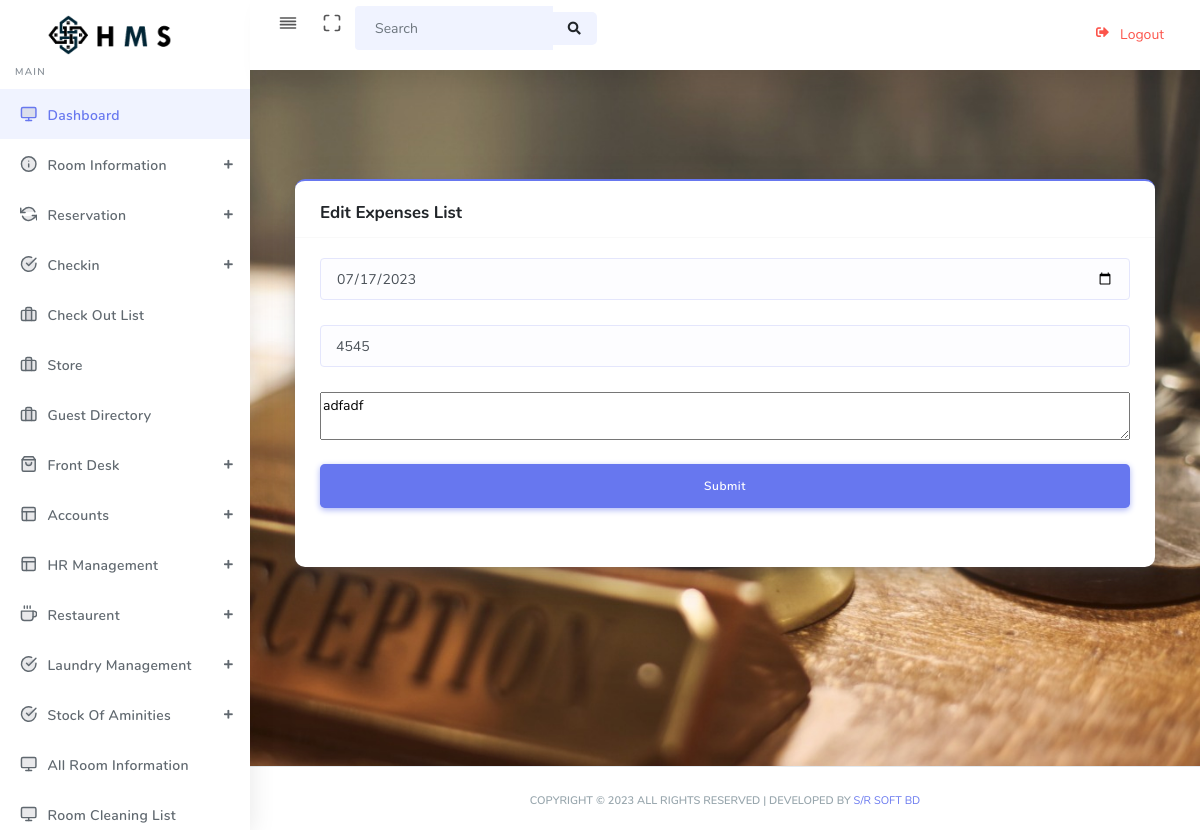
Page /edit_expense.php?id=2 (signed in) on the committed database.
### tables this page shows
CREATE TABLE IF NOT EXISTS `expences` (
  `id` int(11) NOT NULL AUTO_INCREMENT,
  `expense_ammount` int(11) NOT NULL,
  `expense_date` date NOT NULL,
  `expense_reason` varchar(255) NOT NULL,
  `hotel_name` varchar(255) DEFAULT NULL,
  `month` varchar(30) DEFAULT NULL,
  `year` varchar(30) DEFAULT NULL,
  PRIMARY KEY (`id`)
);

### edit_expense.php (the view, shortened to what this page needs)
<?php include 'header.php';
$id = $_GET['id'];
?>
<?php
$sql = "SELECT * FROM expences where id=$id";
$result = $conn->query($sql);
if ($result->num_rows > 0) {
    while ($row = $result->fetch_assoc()) {
        $expense_date = $row['expense_date'];
        $expense_ammount = $row['expense_ammount'];
        $expense_reason = $row['expense_reason'];
    }
} ?>
<div id="app">
    <section class="section">
        <div class="container mt-5">
            <div class="row">
                <div class="col-12 col-sm-12 col-md-12  col-lg-12  col-xl-12 ">
                    <div class="card card-primary">
                        <div class="card-header">
                            <h4 class="text-header">Edit Expenses List</h4>
                        </div>
                        <div class="card-body">
                            <form action="update_expense.php?id=<?php echo $id ?>" method="POST">
                                <div class="row">
                                    <div class="form-group col-12 col-sm-12 col-md-12 col-lg-12">
                                        <input id="expense_date" type="date" placeholder="" class="form-control" value="<?php echo $expense_date ?>" name="expense_date" autofocus required>
                                    </div>
                                    <div class="form-group col-12 col-sm-12 col-md-12 col-lg-12">
                                        <input id="expense_amount" type="number" placeholder="Ammount" class="form-control" value="<?php echo $expense_ammount ?>" name="expense_amount" required>
                                    </div>
                                    <div class="col-12 col-sm-12 col-md-12 col-lg-12">
                                        <textarea name="expense_reason" value="<?php echo $expense_reason ?>" placeholder="Expense Reason" style="width: 100%;"><?php echo $expense_reason ?></textarea>
                                    </div>
                                    <div class="form-group col-12 col-sm-12 col-md-12 col-lg-12 mt-4">
                                        <button type="submit" class="btn btn-primary btn-lg btn-block">
                                            Submit
                                        </button>
                                    </div>
                                </div>
                            </form>
                        </div>
                    </div>
                </div>
            </div>
        </div>
    </section>
</div>
<?php include 'footer.php' ?>

### rows in the picture
expences: expense_date "07/17/2023", expense_amount "4545", expense_reason "adfadf"
